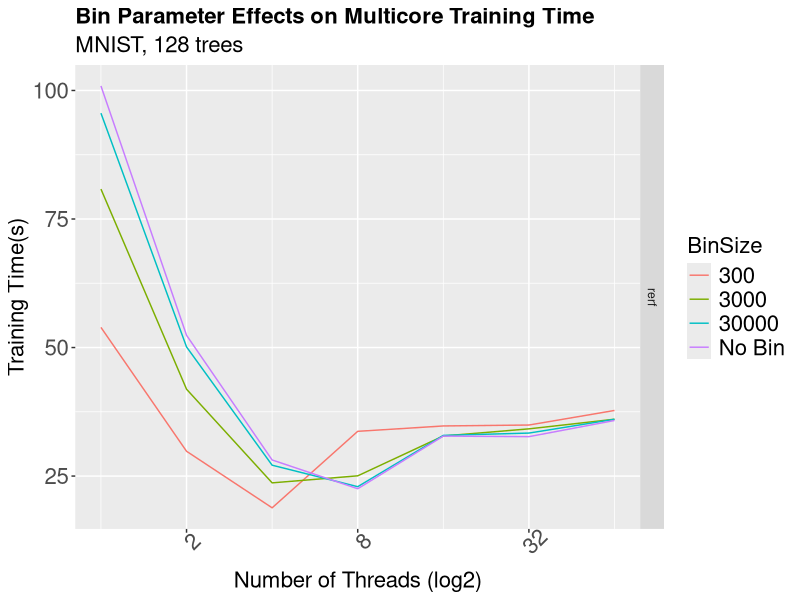

Reproduce this figure in R.
# ---
# title: "Accuracy as number of samples grows"
# author: "James Browne"
# date: "May 16 2017"
#output: html_document
# ---

library(ggplot2)

leg <- theme(legend.text = element_text(size = 16), legend.title=element_text(size = 16), plot.title = element_text(size = 16,  face="bold"), plot.subtitle = element_text(size = 16),axis.title.x = element_text(size=16), axis.text.x = element_text(size=16), axis.title.y = element_text(size=16), axis.text.y = element_text(size=16))
#leg <- theme(legend.text = element_text(size = 16), legend.title=element_blank(), plot.title = element_text(size = 16,  face="bold"), plot.subtitle = element_text(size = 16),axis.title.x = element_text(size=16), axis.text.x = element_text(size=16), axis.title.y = element_text(size=16), axis.text.y = element_text(size=16))


##############################################################
##############################################################
mydata <- read.csv(file="coreGrow.csv", header=FALSE, sep=",")
colnames(mydata) <- c("Dataset", "System", "Threads", "TrainingTime","error","BinThreshold","BinSize")
mydata[,7] <- as.character(mydata[,7])
mydata[,7][mydata[,7]=="0"] <- "No Bin"
mydata[,7] <- as.factor(mydata[,7])

png(filename="coreGrow.png")
p <- ggplot(mydata, aes(Threads, TrainingTime, color=BinSize)) + geom_line()
p <- p + guides(fill = guide_legend(title="Bin\nSize"))
p <- p +leg + labs(title="Bin Parameter Effects on Multicore Training Time", x="Number of Threads (log2)", y="Training Time(s)", subtitle=paste("MNIST, 128 trees"))
p <- p + theme(axis.text.x = element_text(angle = 45, hjust = .5))
p <- p + scale_x_continuous(trans="log2")
p <- p + facet_grid(System ~ .)
print(p)
dev.off()

